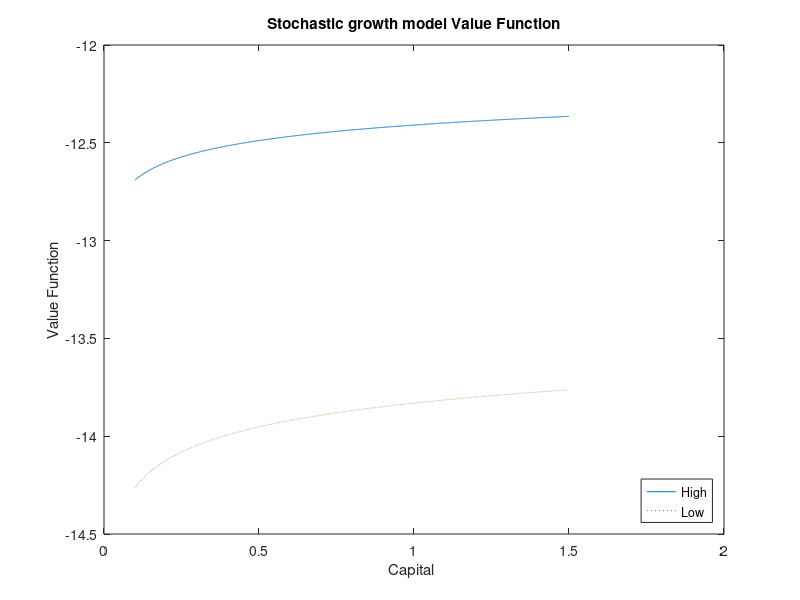
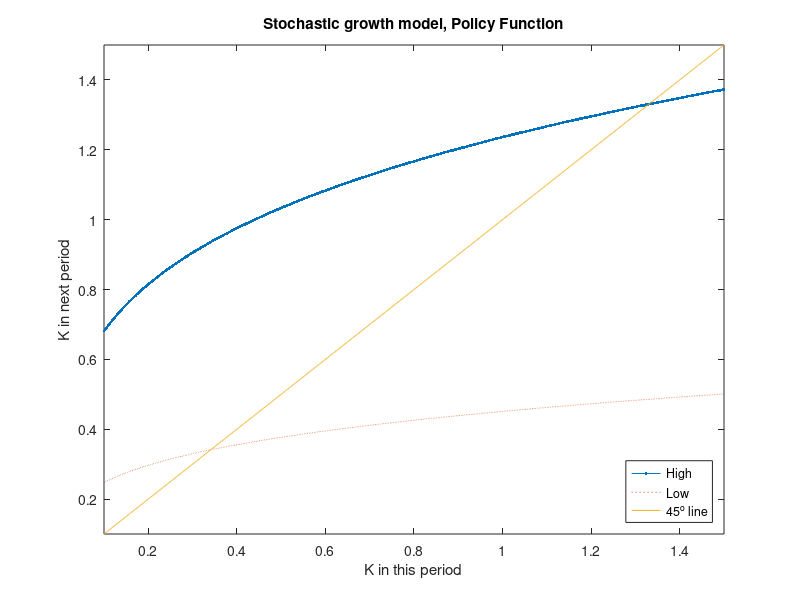
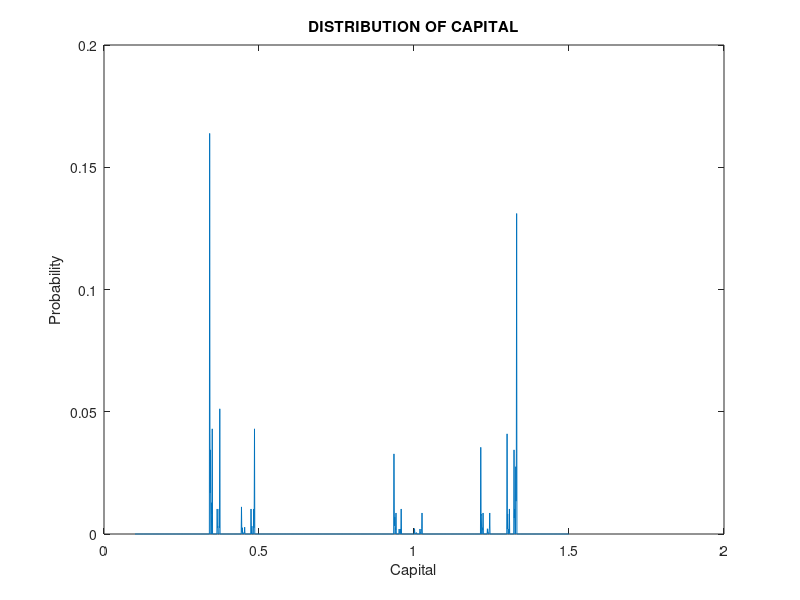
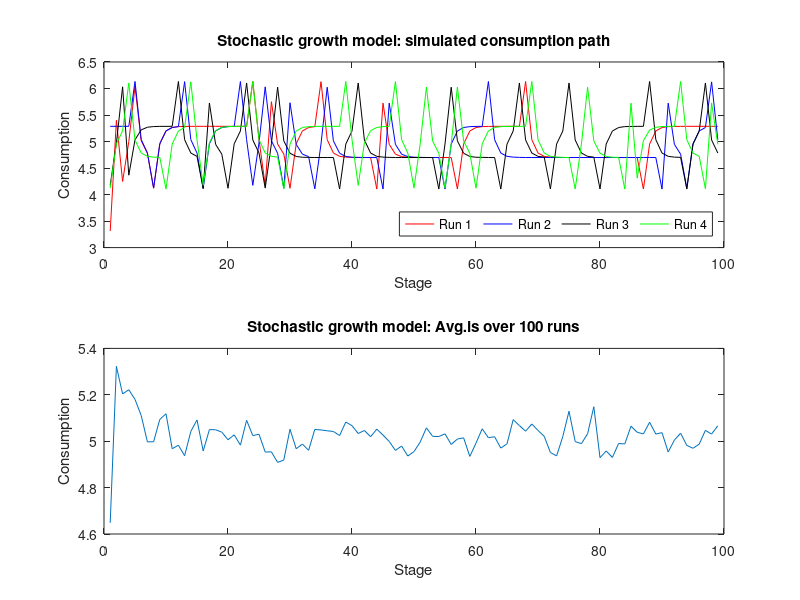

Write the MATLAB code that produced these figures, in order.
%%%%%%%%%%%%%%%%%%%%%%%%%%%%%%%%%%%%%%%%%%%%%%%%%%%%%%%%%%%%%%%%%%%%%%%%%%%
%
%   stochastic_growth.m:  A Matlab program to solve a simple stochastic 
%   growth model via either value function or policy function iteration,
%   which is also know as Howard's Policy Improvement Algorithm).
%
%   Characteristics of the problem are:
%           (1) Infinite horizon
%           (2) Continuous state space and discrete time
%           (3) Income shock takes on two discrete states
%
%   Assumptions are:
%        (1) U(c)=c^(1-g)/(1-g); (2) discount rate =10%;  (3)F(K)=(1/a)*K^a
% 
% ARE 254 Dynamic Optimization Fall 2009
%
% Parts of this code are based on code writen by George Hall, July 2001 
% Yale University. 
%%%%%%%%%%%%%%%%%%%%%%%%%%%%%%%%%%%%%%%%%%%%%%%%%%%%%%%%%%%%%%%%%%%%%%%%%%%
function stochastic_growth

clear all
close all
format short g
disp('STOCHASTIC GROWTH MODEL');
disp('');

% Specifying which approach you want to use
valueiteration=0;    
if valueiteration==1
    disp('Value Function Iteration')
else
    disp('Policy Function Iteration')
end
 
%  Economic parameter values
a  = 0.20;               % production parameter f(K)=A*K^a          
b  = 0.10;               % discount rate
b  =1/(1+b);             % discount factor
g  = 1.50;               % g>=1, U(c) is CRRA Utility function

% Transition probability matrix
P=[.8 .2; .2 .8];    % Pij=Prob(A(t+1)=j|A(t)=i) where j is high, i is low               
A_high = 1.250;      % high value for technology
A_low  = 0.50;       % low value for technology

% Discretizing the continuous state variable, Capital.
N=1501; % N is the grid size, greater N the longer the solution will take

%%%%%%%%%
% Typically, you would solve for the steady-state level and use that to 
% determine the range. I know for this problem that the steady-state is 
% around K=1. 
%%%%%%%%%
MaxK=1.5;  
MinK=0.1;
K=linspace(MinK,MaxK,N);        % Uniform grid, which is typical default

%%%%%%%%%%%%%%%%%%%%%%%%%%%%%%%%%%%%%%%%%%%%%%%%%%%%%%%%%%%%%%%%%%%%%%%%%%%
% Tabulating conumption and utility for all combinations of K, K(t+1) for
% the grid
%%%%%%%%%%%%%%%%%%%%%%%%%%%%%%%%%%%%%%%%%%%%%%%%%%%%%%%%%%%%%%%%%%%%%%%%%%%

% For all values of K(t) and K(t+1), calculate what consumption would be
[Kt,Kt1]=meshgrid(K,K);
consumeh=A_high*(1/a)*Kt.^a-Kt1;
consumel=A_low*(1/a)*Kt.^a-Kt1;

% Replace all negative consumption with NaN.
% You will not necessarily need this depending on your problem. E.g, is
% u(c)=ln(c)
consumeh(consumeh<=0)=NaN;
consumel(consumel<=0)=NaN;

% Calculate the utility at all levels of consumption
utilityh=(consumeh.^(1-g))/(1-g);
utilityl=(consumel.^(1-g))/(1-g);

% Replace NaN in utility to -Inf to ensure that they are not chosen
% You will not necessarily need this depending on your problem. E.g, is
% u(c)=ln(c)
utilityh(isnan(utilityh))=-inf;  
utilityl(isnan(utilityl))=-inf;

% Initializing iteration variables
iter=0;
v=repmat(0,N,2);  % Takes a vector of 0's of size N and duplicates it twice
% wtf? why not zeros(N,2)
decis=repmat(0,N,2);
VError=10; 
Tol=1e-7;
    
if valueiteration==1
    
    %%%%%%%%%%%%%%%%%%%%%%%%%%%%%%%%%%%%%%%%
    %% Iteration on value function%%%%%%%%%%
    %%%%%%%%%%%%%%%%%%%%%%%%%%%%%%%%%%%%%%%%
    while VError > Tol
        % Calculate at the value at high
        [tvh,tdecish]=max(utilityh+b*repmat(v*P(1,:)',1,N));
        % Calculate at the value at low
        [tvl,tdecisl]=max(utilityl+b*repmat(v*P(2,:)',1,N));
        % combine in one vector
        tv=[tvh' tvl'];
        tdecis=[tdecish' tdecisl'];
        % Check the value function
        VError=max(abs((tv-v)./v));
        v=tv; % Update the value function
        decis=tdecis;% Keeps track of the index of decision
        iter=iter+1;
        if iter>500, break; end
    end
    
else
 
    %%%%%%%%%%%%%%%%%%%%%%%%%%%%%%%%%%%%%%%%%%%%%%%%%
    %  Solve for fixed point using policy iteration
    %%%%%%%%%%%%%%%%%%%%%%%%%%%%%%%%%%%%%%%%%%%%%%%%%
    tv=zeros(N,2); 
    
    while VError > Tol;
        
       % Calculate at the value at high
        [tvh,tdecish]=max(utilityh+b*repmat(v*P(1,:)',1,N));
        % Calculate at the value at low
        [tvl,tdecisl]=max(utilityl+b*repmat(v*P(2,:)',1,N));
        
        tdecis=[tdecish' tdecisl'];
        
        % Solving out for the consumption that corresponds to the value
        % function using the index from the above calculation of the value
        % function. x<-argmax(U(c)+bPV)
        r1 = zeros(N,1); r2=r1;
        for i=1:N
            r1(i) = utilityh(tdecish(i),i);
            r2(i) = utilityl(tdecisl(i),i);
        end
        
        % Finding the sequence of the transition probabilities
        g1=sparse(N,N); g2=g1;
        for i=1:N
            g1(i,tdecish(i))=1;
            g2(i,tdecisl(i))=1;
        end
        
        Q=[P(1,1)*g1 P(1,2)*g1; P(2,1)*g2 P(2,2)*g2];
        
        % Newton step v<-inv(I-bQ)*Utility(policy)
        % Records for both high and low in tv
        tv(:) = (speye(2*N) - b*Q)\[ r1; r2 ];
        
        % Check the value function
        VError=max(max(abs((tv-v)./tv)));
        
        % update the value function v
        v=tv;
        % Updates the index for K', which is consumption
        decis=tdecis;
        iter = iter+1;
        if iter>500, break; end
    end
end

disp(['Fixed point solved in ' num2str(iter) ' iterations']);

% Decision rule
DEC=K(decis); % pulls out the K's that correspond to the optimal K from the max

%
%   form transition matrix
%   trans is the transition matrix from state at t (row)
%   to the state at t+1 (column) 
%   The eigenvector associated with the unit eigenvalue
%   of trans' is  the stationary distribution. 
% 
 g1=sparse(N,N); g2=g1;
 for i=1:N
  g1(i,tdecish(i))=1;
  g2(i,tdecisl(i))=1;
end
Q=[P(1,1)*g1 P(1,2)*g1; P(2,1)*g2 P(2,2)*g2];
Q= Q';
probst = (1/(2*N))*ones(2*N,1); % initial guess  
test = 1;
while test > 10^(-8);
   probst1 = Q*probst; % Finding the stationary distribution using fixed
                       % point iteration (pie=Q*pie)
   test=max(abs(probst1-probst));
   probst = probst1;
end;

%   vectorize the decision rule to be conformable with probst
%   to calculate mean level of capital
meanK=probst'*DEC(:);

%
%   calculate stationary distribution of capital 
%
lambda=zeros(N,2);
lambda(:)=probst;
probk=sum(lambda');     
probk=probk';

%
%   print out results
%
disp('PARAMETER VALUES');
disp([' a=' num2str(a) ',  b=' num2str(b)]); 
disp('RESULTS ');
disp('');
disp(['Mean of K =' num2str(meanK)]);

%%%%%%%%%%Plotting the results%%%%%%%%%%%%%%%%%%%%%
figure
plot(K,v(:,1),'-',K,v(:,2),':');
%title({'Stochastic growth model','Value Function'});
title('Stochastic growth model Value Function');
ylabel('Value Function')
xlabel('Capital ')
legend('High','Low','Location','SouthEast')

figure
plot(K,DEC(:,1),'.-',K,DEC(:,2),':',K,K,'-');
%title({'Stochastic growth model','Policy Function'});
title('Stochastic growth model, Policy Function');
ylabel('K in next period')
xlabel('K in this period')
legend('High','Low','45^o line','Location','SouthEast')
axis([ MinK MaxK MinK MaxK ]);

figure
plot(K,probk);
title('DISTRIBUTION OF CAPITAL');
xlabel('Capital');
ylabel('Probability');

%%%%%%%%%%%%%%%%%%%%%%%%%%%%%%%%%%%%%%%%%%%
%    simulate a number of consumption paths over n periods 
%%%%%%%%%%%%%%%%%%%%%%%%%%%%%%%%%%%%%%%%%%%

kgrid = linspace(MinK,MaxK,N)';  % capital grid  
kmark = 10;
k = kgrid(kmark,1);        % initial level of assets
n = 100;                   % number of periods to simulate
s0 = 1;                    % initial state, high=1, low=0
states   = zeros(n-1,2);
controls = zeros(n-1,2);
runs=100;

for J=1:runs
    [chain, dummy] = markov(P,n,s0);  % Code returns the chain and states
    for i = 1:n-1;
        if chain(i) == 1;           % If we realize a high income
            kprime = DEC(kmark,1);   % given the level of K calculate optimal K'
            cons   = A_high*(1/a)*k^a - kprime;  % calculate consumption
            kmark = tdecis(kmark,1); % at the level of consumption calculate new
            % level of K in next period
        elseif chain(i) == 2;       % If we realize a low income
            kprime = DEC(kmark,2);
            cons   = A_high*(1/a)*k^a - kprime;
            kmark = tdecis(kmark,2);
        else
            disp('something is wrong with chain');
        end;
        states(i,:) =   [ k chain(i) ];
        controls(i,:) = [ cons kprime ];
        k = kprime;               % update the level of K for next run
    end;
    Control{J}=controls;
end

figure
subplot(211)
plot((1:n-1)',Control{1}(:,1),'r',(1:n-1)',Control{2}(:,1),'b',...
     (1:n-1)',Control{3}(:,1),'k',(1:n-1)',Control{4}(:,1),'g')
legend('Run 1', 'Run 2', 'Run 3', 'Run 4','Orientation','Horizontal',...
       'Location','SouthEast')
title('Stochastic growth model: simulated consumption path');
ylabel('Consumption')
xlabel('Stage')

subplot(212)
Con=0;
% Calculating the average consumption in each stage across the differnt
% runs
for t=1:n-1
    for J=1:runs
        Con=Con+Control{J}(t,1);
    end
    avg(t)=(1/runs)*Con;
    Con=0;
end
plot(1:n-1,avg)
title(['Stochastic growth model: Avg.is over ' num2str(runs) ' runs']);
ylabel('Consumption')
xlabel('Stage')

end


%%%%%%%%%%%%%%%%%%%%%%%%%%%%%%%%%%%%%%%%%%%%%%%%%%%%%%%%%%%%%%%%%%%%%%%
function [chain,state]=markov(T,n,s0,V)
%function [chain,state]=markov(T,n,s0,V);
%  chain generates a simulation from a Markov chain of dimension
%  the size of T
%
%  T is transition matrix
%  n is number of periods to simulate
%  s0 is initial state
%  V is the quantity corresponding to each state
%  state is a matrix recording the number of the realized state at time t
%
%
[r c]=size(T);
if nargin == 1, V=[1:r]; s0=1; n=100; end;
if nargin == 2, V=[1:r]; s0=1; end;
if nargin == 3, V=[1:r]; end;
%
if r ~= c;
    disp('error using markov function');
    disp('transition matrix must be square');
    return;
end;
%
for k=1:r;
    if sum(T(k,:)) ~= 1;
        disp('error using markov function')
        disp(['row ',num2str(k),' does not sum to one']);
        disp(' it sums to :');
        disp([ sum(T(k,:)) ]);
        disp(['normalizing row ',num2str(k),'']);
        T(k,:)=T(k,:)/sum(T(k,:));
    end;
end;
[v1 v2]=size(V);
if v1 ~= 1 || v2 ~=r
    disp('error using markov function');
    disp(['state value vector V must be 1 x ',num2str(r),''])
    if v2 == 1 && v2 == r;
        disp('transposing state valuation vector');
        V=V';
    else
        return;
    end;
end
if s0 < 1 || s0 > r;
    disp(['initial state ',num2str(s0),' is out of range']);
    disp(['initial state defaulting to 1']);
    s0=1;
end;
%
%T
%rand('uniform');
X=rand(n-1,1);
s=zeros(r,1);
s(s0)=1;
cum=T*triu(ones(size(T)));
%
for k=1:length(X);
    state(:,k)=s;
    ppi=[0 s'*cum];
    s=((X(k)<=ppi(2:r+1)).*(X(k)>ppi(1:r)))';
end;
chain=V*state;

end
